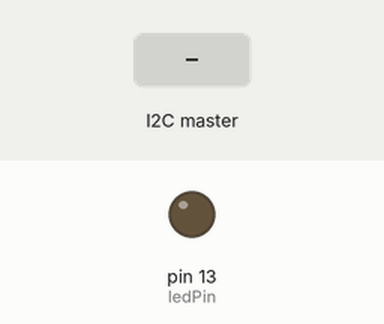
This sketch was run on a simulated Arduino Uno, built with avr-gcc and run on an emulated ATmega328P. Parts: output pins drawn as LEDs (lit = HIGH). Inputs (shaded band) come from the test bench.

Above: at 1.2 s.
1.3 s: the I2C master sends the byte 1
At 1.9 s:
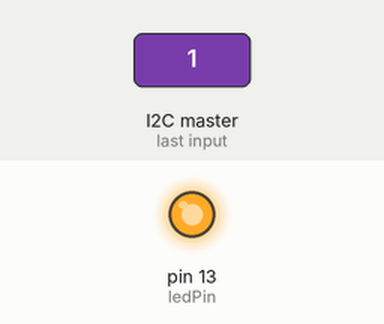
2.8 s: the I2C master sends the byte 0
At 4.0 s:
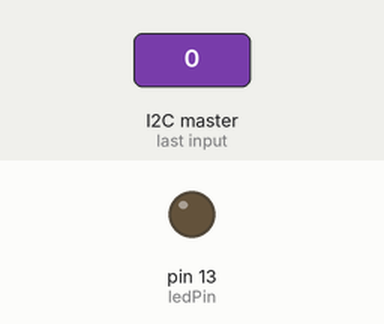
4.3 s: the I2C master sends the byte 2
At 5.4 s:
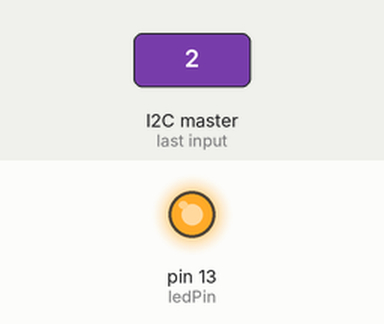
Timing chart, 0 to 7.3 s (numbered marks = the images above; inputs shaded):
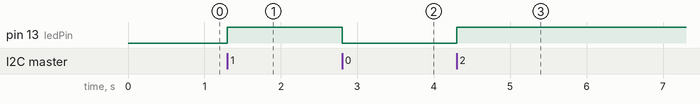

Measured:
- after the input at 1.3 s, pin 13 (ledPin): LOW → HIGH at once
- after the input at 2.8 s, pin 13 (ledPin): HIGH → LOW at once
- after the input at 4.3 s, pin 13 (ledPin): LOW → HIGH at once

The sketch:

sketch_oct30b.ino
```cpp
// blink_slave.ino
// Refer to the "blink_master" example for use with this
#include <Wire.h>

const int SLAVE_ADDRESS = 1;
const int ledPin = 13;
char incomingByte = 0;

void setup() {
  Wire.begin(SLAVE_ADDRESS);    // join I2C bus as a slave with address 1
  Wire.onReceive(receiveEvent); // register event
  pinMode(ledPin, OUTPUT);
}

void loop() {
}

void receiveEvent(int howMany)
{
  // receive one byte from Master
  incomingByte = Wire.read();

  // turn on or off LED according to the received data
  digitalWrite(ledPin, incomingByte);
}
```
